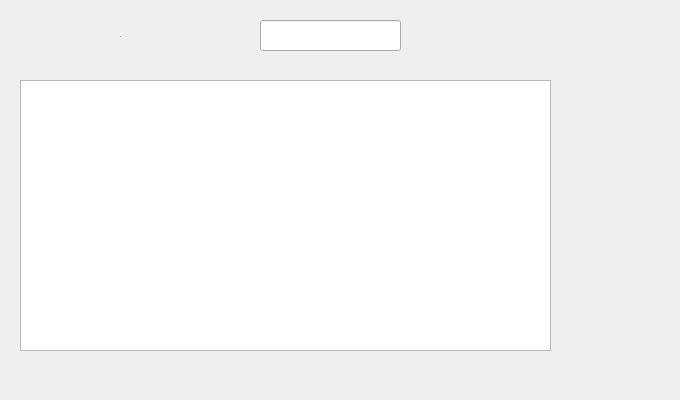
     <widget class="QWidget" name="tab_8">
      <attribute name="title">
       <string>Rechercher</string>
      </attribute>
      <widget class="QTableView" name="tableView_2">
       <property name="geometry">
        <rect>
         <x>20</x>
         <y>80</y>
         <width>531</width>
         <height>271</height>
        </rect>
       </property>
      </widget>
      <widget class="QLabel" name="label_2">
       <property name="geometry">
        <rect>
         <x>120</x>
         <y>30</y>
         <width>47</width>
         <height>13</height>
        </rect>
       </property>
       <property name="font">
        <font>
         <pointsize>-1</pointsize>
        </font>
       </property>
       <property name="text">
        <string>ID</string>
       </property>
      </widget>
      <widget class="QLineEdit" name="lineEdit_2">
       <property name="geometry">
        <rect>
         <x>260</x>
         <y>20</y>
         <width>141</width>
         <height>31</height>
        </rect>
       </property>
       <property name="styleSheet">
        <string notr="true">QLineEdit
{
    border-color: blue

    
}

</string>
       </property>
      </widget>
      <widget class="QLabel" name="label_156">
       <property name="geometry">
        <rect>
         <x>0</x>
         <y>0</y>
         <width>671</width>
         <height>391</height>
        </rect>
       </property>
       <property name="text">
        <string/>
       </property>
       <property name="pixmap">
        <pixmap>../../Desktop/qt/ok.jpg</pixmap>
       </property>
       <property name="scaledContents">
        <bool>true</bool>
       </property>
      </widget>
      <zorder>label_156</zorder>
      <zorder>tableView_2</zorder>
      <zorder>label_2</zorder>
      <zorder>lineEdit_2</zorder>
     </widget>
